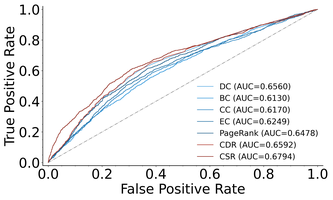
#> input picture figures/Fig. 3. Comprehensive Results of S.cerevisiae PPI Network/Fig. 3a/ROC curve of S.cerevisiae PPI Network.png, 333 x 200 px, shrunk from 3507 x 2100 before the run
$ python script-3.py
#> lines starting #> are read from the running program, lines starting #| are printed output that depends on the picture
import matplotlib.pyplot as plt
import matplotlib.image as mpimg
from pathlib import Path
import os

# 设置工作路径为当前文件所在的目录
current_file_dir = os.path.dirname(os.path.abspath(__file__))
os.chdir(current_file_dir)


# 读取图片
p1 = mpimg.imread('Fig. 3a/ROC curve of S.cerevisiae PPI Network.png')
#> p1 is the input picture: shape (200, 333, 4) float32; mean R, G, B, A 0.946, 0.947, 0.949, 1
p2 = mpimg.imread('Fig. 3b/PR curve of S.cerevisiae PPI Network.png')
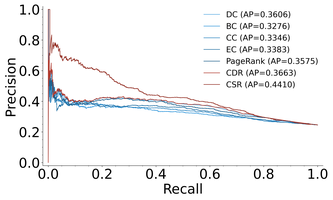
#> input picture figures/Fig. 3. Comprehensive Results of S.cerevisiae PPI Network/Fig. 3b/PR curve of S.cerevisiae PPI Network.png, 333 x 200 px, shrunk from 3507 x 2100 before the run
#> p2 is the input picture: shape (200, 333, 4) float32; mean R, G, B, A 0.953, 0.953, 0.955, 1
p3 = mpimg.imread('Fig. 3c/Jackknife curve of S.cerevisiae PPI Network.png')
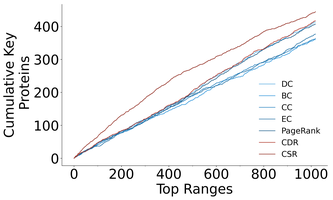
#> input picture figures/Fig. 3. Comprehensive Results of S.cerevisiae PPI Network/Fig. 3c/Jackknife curve of S.cerevisiae PPI Network.png, 333 x 200 px, shrunk from 3507 x 2100 before the run
#> p3 is the input picture: shape (200, 333, 4) float32; mean R, G, B, A 0.958, 0.959, 0.961, 1
p4 = mpimg.imread('Fig. 3d/Ranking Distribution of Key Proteins in S.cerevisiae PPI Network.png')
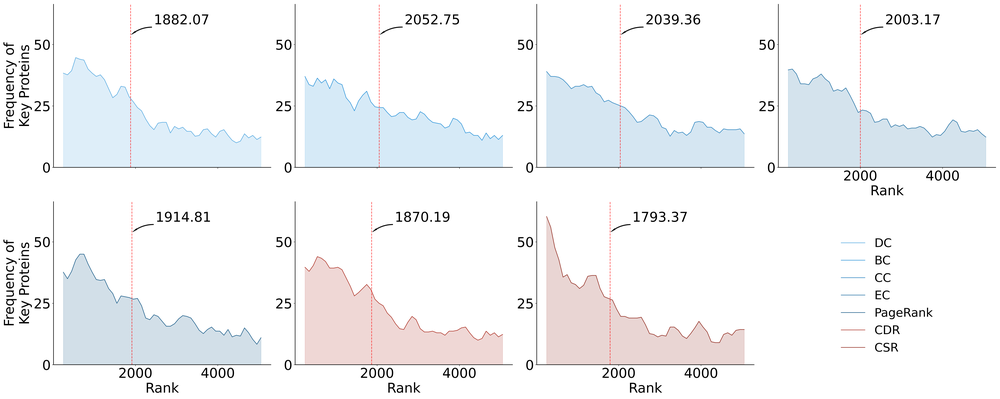
#> input picture figures/Fig. 3. Comprehensive Results of S.cerevisiae PPI Network/Fig. 3d/Ranking Distribution of Key Proteins in S.cerevisiae PPI Network.png, 1000 x 399 px, shrunk from 10521 x 4200 before the run
#> p4 is the input picture: shape (399, 1000, 4) float32; mean R, G, B, A 0.954, 0.958, 0.964, 1

# 创建一个 3x2 的子图布局，使用 gridspec 来控制布局
fig = plt.figure(figsize=(11.69 * 2, 7 * 3), dpi=300)  # 调整总大小，宽度为两张 11.69 宽的图，高度为三张 7 高的图
gs = plt.GridSpec(2, 3, width_ratios=[1, 1, 1], height_ratios=[1, 1])

# 绘制 p1、p2、p3 在左列
ax1 = fig.add_subplot(gs[0, 0])
ax1.imshow(p1)
ax1.axis('off')
# # 在 p1 下方居中添加编号 (a)
# ax1.text(0.5, -0.05, '(a)', transform=ax1.transAxes, ha='center', va='center', fontsize=40)

ax2 = fig.add_subplot(gs[0, 1])
ax2.imshow(p2)
ax2.axis('off')
# # 在 p2 下方居中添加编号 (b)
# ax2.text(0.5, -0.05, '(b)', transform=ax2.transAxes, ha='center', va='center', fontsize=40)

ax3 = fig.add_subplot(gs[0, 2])
ax3.imshow(p3)
ax3.axis('off')
# # 在 p3 下方居中添加编号 (c)
# ax3.text(0.5, -0.05, '(c)', transform=ax3.transAxes, ha='center', va='center', fontsize=40)

# 绘制 p4 在右列，跨越三行
ax4 = fig.add_subplot(gs[1, :])
ax4.imshow(p4)
ax4.axis('off')
# # 在 p4 下方居中添加编号 (d)
# ax4.text(0.5, -0.02, '(d)', transform=ax4.transAxes, ha='center', va='center', fontsize=40)

# 调整子图之间的间距
plt.subplots_adjust(
    left=0.01,    # 左侧边距
    right=0.99,   # 右侧边距
    bottom=0.01,  # 底部边距
    top=0.99,     # 顶部边距
    wspace=0.01,  # 子图水平间距
    hspace=0.01   # 子图垂直间距（关键参数，减小上下行距离）
)

# 调整子图之间的间距
plt.tight_layout()

# 保存图片
# plt.savefig('Comprehensive Results of S.cerevisiae PPI Network2.png')
plt.savefig('Comprehensive Results of S.cerevisiae PPI Network2.pdf')
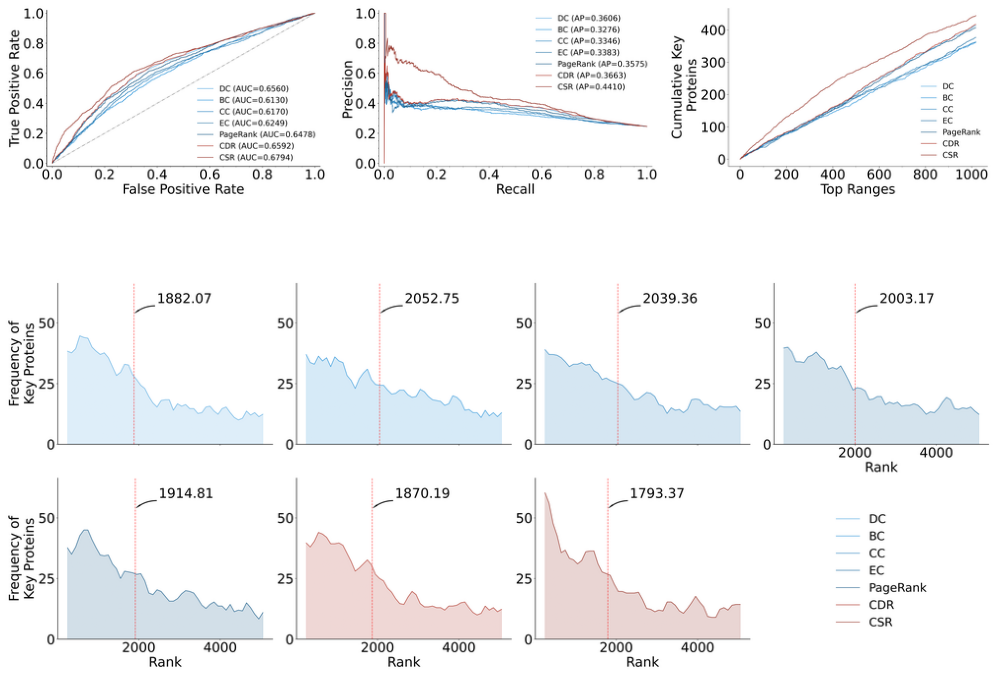
#> figure drawn by matplotlib, 4 panels

# 显示图片
plt.show()
